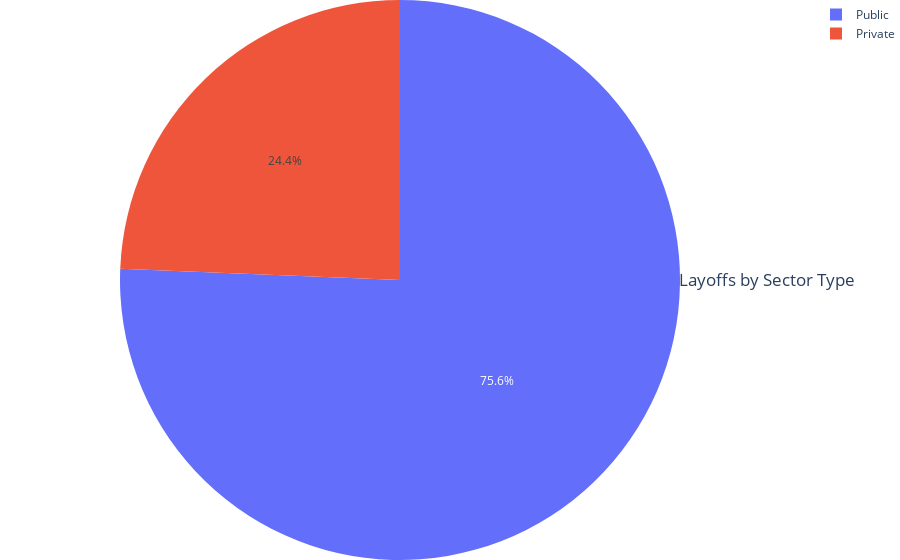

The notebook cell this image was saved under:
### Markdown cell above
## Layoffs by Sector

### Code cell
#graphing code
fig = px.pie(df,values='total_layoffs', names='status',
    title = 'Layoffs by Sector Type',
    labels = {
        'total_layoffs':'Layoffs',
        'status':'Sector'
    })

#fixing up graph size and adjusting title position
fig.update_layout(margin=dict(t=0, b=0, l=0, r=0),title_y=0.5,title_x=0.95)
fig.show()

### Figure 1 — Plotly figure (JSON) as saved in the notebook; plotly's stock layout.template omitted (floating-point values rounded to 4 significant figures; data arrays with more than 128 entries replaced by an {"elided": "..."} marker saying what was removed)
{"data": [{"domain": {"x": [0, 1], "y": [0, 1]}, "hovertemplate": "Sector=%{label}<br>Layoffs=%{value}<extra></extra>", "labels": {"elided": "489 str values"}, "legendgroup": "", "name": "", "showlegend": true, "type": "pie", "values": {"elided": "489 int values"}}], "layout": {"legend": {"tracegroupgap": 0}, "margin": {"b": 0, "l": 0, "r": 0, "t": 0}, "title": {"text": "Layoffs by Sector Type", "x": 0.95, "y": 0.5}}}
